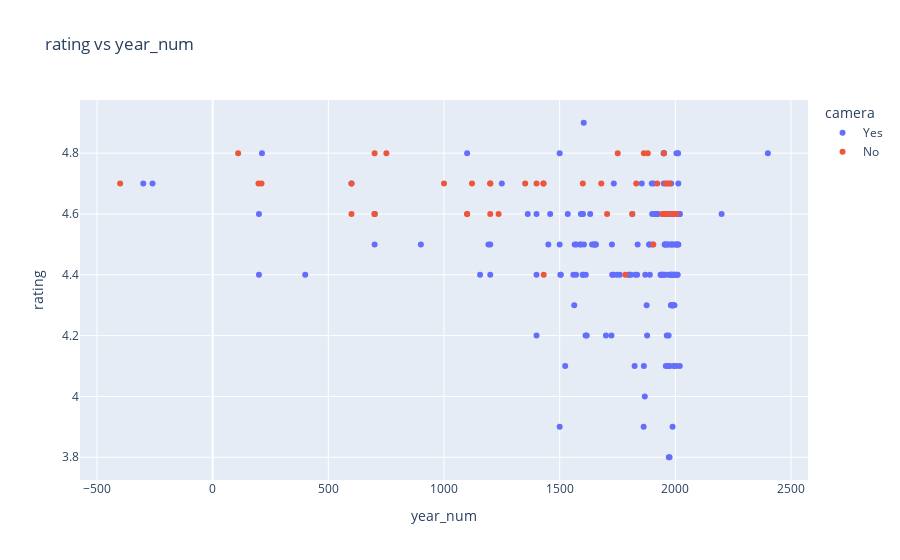

Write notebook code for a chart like this one.
### Code cell
x = 'year_num'
y = 'rating'
text = 'name'
cat = 'camera'

#filter outliers
temp_df = df[[x, y, cat, text]]
temp_df = temp_df.loc[temp_df[[x,y]].apply(lambda x: np.abs(x - x.mean()) / x.std() < 3).all(axis = 1)]
 
fig = px.scatter(temp_df, x=x, y=y, color = cat, hover_name=text,title = y + " vs " + x)
fig.show()

outliers = df[[x, y]].dropna()
outliers = outliers.loc[~outliers.apply(lambda x: np.abs(x - x.mean()) / x.std() < 3).all(axis = 1)]
outliers.merge(df, how = 'left', left_index = True, right_index = True, suffixes = ['', '_y'])[[text, x, y]].sort_values(by = y)

### Figure 1 — Plotly figure (JSON) as saved in the notebook; plotly's stock layout.template omitted (floating-point values rounded to 4 significant figures; data arrays with more than 128 entries replaced by an {"elided": "..."} marker saying what was removed)
{"data": [{"hovertemplate": "<b>%{hovertext}</b><br><br>camera=Yes<br>year_num=%{x}<br>rating=%{y}<extra></extra>", "hovertext": {"elided": "163 str values"}, "legendgroup": "Yes", "marker": {"color": "#636efa", "symbol": "circle"}, "mode": "markers", "name": "Yes", "orientation": "v", "showlegend": true, "type": "scatter", "x": {"elided": "163 int values"}, "xaxis": "x", "y": {"elided": "163 float values"}, "yaxis": "y"}, {"hovertemplate": "<b>%{hovertext}</b><br><br>camera=No<br>year_num=%{x}<br>rating=%{y}<extra></extra>", "hovertext": ["Akshardham Temple", "Siddhivinayak Temple", "Mahalaxmi Temple", "Haji Ali Dargah", "Vidhana Soudha", "Birla Mandir", "Howrah Bridge", "Dwarkadhish Temple", "Somnath Temple", "Ajmer Sharif Dargah", "Dilwara Temples", "Badami Cave Temples", "Halebidu Hoysaleswara Temple", "Sai Baba Temple", "Ganapatipule Temple", "Mahalakshmi Temple", "Dalai Lama Temple", "Gangotri Temple", "Tungnath Temple", "Bara Imambara", "Banke Bihari Temple", "Thiksey Monastery", "Diskit Monastery", "Thiksey Monastery", "Hangseswari Temple", "Jagannath Temple", "Lingaraj Temple", "Meenakshi Amman Temple", "Ramanathaswamy Temple", "Vivekananda Rock Memorial", "Marudamalai Temple", "Brihadeeswarar Temple", "Shore Temple", "Nellaiappar Temple", "Nataraja Temple", "Mallikarjuna Swamy Temple", "Simhachalam Temple", "Pemayangtse Monastery", "Char Dham", "Rumtek Monastery", "Baba Harbhajan Singh Temple", "Kaziranga National Park", "Tawang Monastery", "Akshardham"], "legendgroup": "No", "marker": {"color": "#EF553B", "symbol": "circle"}, "mode": "markers", "name": "No", "orientation": "v", "showlegend": true, "type": "scatter", "x": [2005, 1881, 1831, 1431, 1956, 1976, 1943, -400, 1951, 1236, 1100, 600, 1121, 1922, 1600, 700, 1959, 1751, 751, 1784, 1864, 1430, 1351, 1430, 1814, 1200, 1100, 600, 1200, 1970, 1200, 110, 700, 700, 1000, 1400, 198, 1705, 211, 1960, 1967, 1905, 1680, 1992], "xaxis": "x", "y": [4.6, 4.8, 4.7, 4.4, 4.6, 4.7, 4.6, 4.7, 4.8, 4.6, 4.6, 4.6, 4.7, 4.7, 4.7, 4.8, 4.7, 4.8, 4.8, 4.4, 4.8, 4.7, 4.7, 4.7, 4.6, 4.7, 4.6, 4.7, 4.6, 4.6, 4.7, 4.8, 4.6, 4.6, 4.7, 4.7, 4.7, 4.6, 4.7, 4.6, 4.7, 4.5, 4.7, 4.6], "yaxis": "y"}], "layout": {"autosize": true, "legend": {"title": {"text": "camera"}, "tracegroupgap": 0}, "title": {"text": "rating vs year_num"}, "xaxis": {"anchor": "y", "autorange": true, "domain": [0, 1], "range": [-569.5, 2569.0], "title": {"text": "year_num"}, "type": "linear"}, "yaxis": {"anchor": "x", "autorange": true, "domain": [0, 1], "range": [3.709, 4.991], "title": {"text": "rating"}, "type": "linear"}}}
